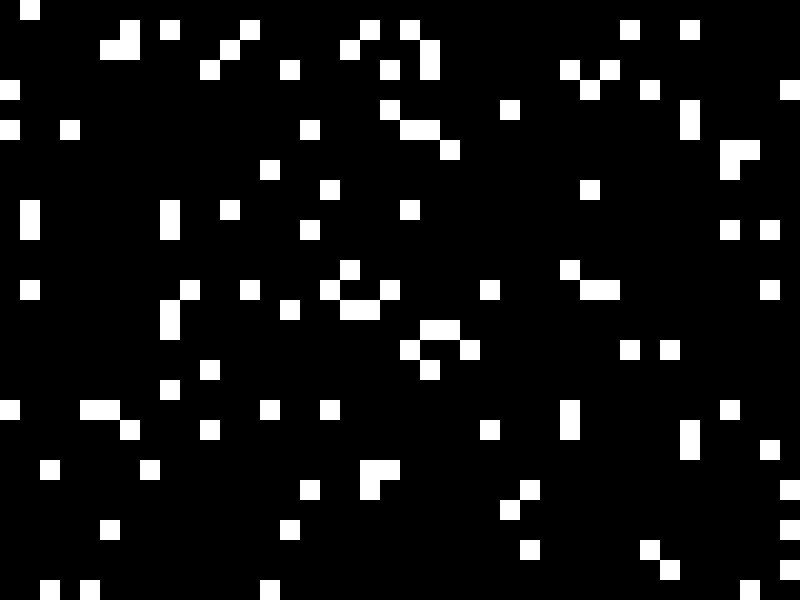
Frame 1 (no input)
Frame 60 (the mouse pressed at the canvas centre just before this capture): identical to frame 1, image omitted
Frame 120 (the mouse held since frame 60 and released just before this capture): identical to frame 1, image omitted

The Processing sketch that drew this single still picture (run headless with seeded random() and noise(); from frame 60 on, the mouse is pressed at the canvas centre):

// Processing sketch: GameOfLifeStarter
// ── GameOfLifeStarter.pde
final int SPACING = 20; // each cell's width/height //<>// //<>//
final float DENSITY = 0.1; // how likely each cell is to be alive at the start
int[][] grid; // the 2D array to hold 0's and 1's

void setup() {
  size(800, 600); // adjust accordingly, make sure it's a multiple of SPACING
  noStroke(); // don't draw the edges of each cell
  frameRate(10); // controls speed of regeneration
  grid = new int[height / SPACING][width / SPACING];

  // populate initial grid
  for (int row = 0; row < grid.length; row++) {
     for (int col = 0; col < grid[0].length; col++) {
       int type = (int) (Math.random() * 11);
       if (type < (DENSITY*10)) {
         grid[row][col] = 1;
       } else {
         grid[row][col] = 0;
       }
     }
  }
}

void draw() {
  showGrid();
  // grid = calcNextGrid();
}

int[][] calcNextGrid() {
  int[][] nextGrid = new int[grid.length][grid[0].length];

  // your code here

  return nextGrid;
}

int countNeighbors(int y, int x) {
  int n = 0; // don't count yourself!
  
  // your code here
  // don't check out-of-bounds cells

  return n;
}

void showGrid() {
  // your code here
  for (int row = 0; row < grid.length; row++) {
     for (int col = 0; col < grid[0].length; col++) {
       if (grid[row][col] == 1) {
         fill(255, 255, 255);
       } else {
         fill(0, 0, 0);
       }
       
       square((col * SPACING), (row * SPACING), SPACING);
     }
  }
  // use square() to represent each cell
  // use fill(r, g, b) to control color: black for empty, red for filled (or alive)
}

// ── Cell.pde
public class Cell {
  
  int lifeStatus = 0;
  double timeAlive = 0;
  
  public Cell(int bornStatus, double previousTime) {
    lifeStatus = bornStatus;
    timeAlive += previousTime;
  }
  
  public void time() {
    if (lifeStatus == 1) {
      lifetimeIncrease(240 / frameRate);
    } else {
      fill(0, 0, 0);
      timeAlive = 0;
    }
  }
  private void lifetimeIncrease(double time) {
    timeAlive += time;
    
    fill((float)(255 - Math.min(timeAlive, 255)), 0, (float)(Math.min(timeAlive, 255)));
  }
  
  public int getCellStatus() {
    return lifeStatus;
  }
  public double getTimeAlive() {
    return timeAlive;
  }
}
